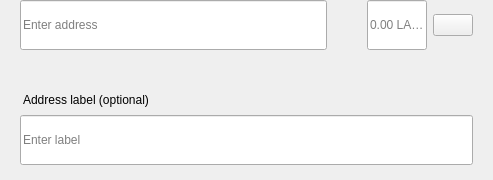
<?xml version="1.0" encoding="UTF-8"?>
<ui version="4.0">
 <class>SendMultiRow</class>
 <widget class="QWidget" name="SendMultiRow">
  <property name="geometry">
   <rect>
    <x>0</x>
    <y>0</y>
    <width>493</width>
    <height>180</height>
   </rect>
  </property>
  <property name="minimumSize">
   <size>
    <width>0</width>
    <height>0</height>
   </size>
  </property>
  <property name="maximumSize">
   <size>
    <width>16777215</width>
    <height>16777215</height>
   </size>
  </property>
  <property name="windowTitle">
   <string>Form</string>
  </property>
  <layout class="QVBoxLayout" name="verticalLayout_3">
   <property name="spacing">
    <number>0</number>
   </property>
   <property name="leftMargin">
    <number>0</number>
   </property>
   <property name="topMargin">
    <number>0</number>
   </property>
   <property name="rightMargin">
    <number>20</number>
   </property>
   <property name="bottomMargin">
    <number>5</number>
   </property>
   <item alignment="Qt::AlignTop">
    <widget class="QWidget" name="widget" native="true">
     <property name="sizePolicy">
      <sizepolicy hsizetype="Expanding" vsizetype="Maximum">
       <horstretch>0</horstretch>
       <verstretch>0</verstretch>
      </sizepolicy>
     </property>
     <property name="minimumSize">
      <size>
       <width>0</width>
       <height>60</height>
      </size>
     </property>
     <property name="maximumSize">
      <size>
       <width>16777215</width>
       <height>85</height>
      </size>
     </property>
     <layout class="QHBoxLayout" name="horizontalLayout" stretch="6,0,2">
      <property name="spacing">
       <number>0</number>
      </property>
      <property name="leftMargin">
       <number>8</number>
      </property>
      <property name="topMargin">
       <number>0</number>
      </property>
      <property name="rightMargin">
       <number>0</number>
      </property>
      <property name="bottomMargin">
       <number>0</number>
      </property>
      <item alignment="Qt::AlignTop">
       <widget class="QStackedWidget" name="stackedAddress">
        <property name="minimumSize">
         <size>
          <width>0</width>
          <height>50</height>
         </size>
        </property>
        <property name="maximumSize">
         <size>
          <width>16777215</width>
          <height>50</height>
         </size>
        </property>
        <widget class="QWidget" name="page_4">
         <property name="sizePolicy">
          <sizepolicy hsizetype="Expanding" vsizetype="Preferred">
           <horstretch>0</horstretch>
           <verstretch>0</verstretch>
          </sizepolicy>
         </property>
         <property name="minimumSize">
          <size>
           <width>0</width>
           <height>50</height>
          </size>
         </property>
         <property name="maximumSize">
          <size>
           <width>16777215</width>
           <height>55</height>
          </size>
         </property>
         <layout class="QVBoxLayout" name="verticalLayout_7">
          <property name="spacing">
           <number>0</number>
          </property>
          <property name="leftMargin">
           <number>12</number>
          </property>
          <property name="topMargin">
           <number>0</number>
          </property>
          <property name="rightMargin">
           <number>0</number>
          </property>
          <property name="bottomMargin">
           <number>0</number>
          </property>
          <item>
           <widget class="QLineEdit" name="lineEditAddress">
            <property name="minimumSize">
             <size>
              <width>0</width>
              <height>50</height>
             </size>
            </property>
            <property name="maximumSize">
             <size>
              <width>16777215</width>
              <height>50</height>
             </size>
            </property>
            <property name="placeholderText">
             <string>Enter address</string>
            </property>
           </widget>
          </item>
         </layout>
        </widget>
        <widget class="QWidget" name="page_3"/>
       </widget>
      </item>
      <item>
       <spacer name="horizontalSpacer_3">
        <property name="orientation">
         <enum>Qt::Horizontal</enum>
        </property>
        <property name="sizeType">
         <enum>QSizePolicy::Fixed</enum>
        </property>
        <property name="sizeHint" stdset="0">
         <size>
          <width>40</width>
          <height>20</height>
         </size>
        </property>
       </spacer>
      </item>
      <item>
       <layout class="QHBoxLayout" name="horizontalLayout_2">
        <property name="spacing">
         <number>6</number>
        </property>
        <item alignment="Qt::AlignTop">
         <widget class="QLineEdit" name="lineEditAmount">
          <property name="sizePolicy">
           <sizepolicy hsizetype="Expanding" vsizetype="Preferred">
            <horstretch>0</horstretch>
            <verstretch>0</verstretch>
           </sizepolicy>
          </property>
          <property name="minimumSize">
           <size>
            <width>0</width>
            <height>50</height>
           </size>
          </property>
          <property name="maximumSize">
           <size>
            <width>16777215</width>
            <height>50</height>
           </size>
          </property>
          <property name="maxLength">
           <number>17</number>
          </property>
          <property name="alignment">
           <set>Qt::AlignLeading|Qt::AlignLeft|Qt::AlignVCenter</set>
          </property>
          <property name="placeholderText">
           <string notr="true">0.00 LATS</string>
          </property>
         </widget>
        </item>
        <item>
         <layout class="QVBoxLayout" name="verticalLayout">
          <property name="topMargin">
           <number>14</number>
          </property>
          <property name="bottomMargin">
           <number>0</number>
          </property>
          <item alignment="Qt::AlignTop">
           <widget class="QPushButton" name="btnMenu">
            <property name="minimumSize">
             <size>
              <width>0</width>
              <height>0</height>
             </size>
            </property>
            <property name="maximumSize">
             <size>
              <width>16777215</width>
              <height>16777215</height>
             </size>
            </property>
            <property name="focusPolicy">
             <enum>Qt::NoFocus</enum>
            </property>
            <property name="text">
             <string/>
            </property>
           </widget>
          </item>
         </layout>
        </item>
       </layout>
      </item>
     </layout>
    </widget>
   </item>
   <item>
    <widget class="QWidget" name="layoutLabel" native="true">
     <property name="minimumSize">
      <size>
       <width>0</width>
       <height>0</height>
      </size>
     </property>
     <property name="maximumSize">
      <size>
       <width>16777215</width>
       <height>16777215</height>
      </size>
     </property>
     <layout class="QVBoxLayout" name="verticalLayout_9">
      <property name="spacing">
       <number>6</number>
      </property>
      <property name="leftMargin">
       <number>20</number>
      </property>
      <property name="topMargin">
       <number>0</number>
      </property>
      <property name="rightMargin">
       <number>0</number>
      </property>
      <property name="bottomMargin">
       <number>10</number>
      </property>
      <item>
       <spacer name="verticalSpacer">
        <property name="orientation">
         <enum>Qt::Vertical</enum>
        </property>
        <property name="sizeType">
         <enum>QSizePolicy::Fixed</enum>
        </property>
        <property name="sizeHint" stdset="0">
         <size>
          <width>20</width>
          <height>20</height>
         </size>
        </property>
       </spacer>
      </item>
      <item>
       <widget class="QLabel" name="labelSubtitleDescription">
        <property name="styleSheet">
         <string notr="true">margin-bottom:2px;
margin-left:0.05px;
padding:0px;</string>
        </property>
        <property name="text">
         <string>Address label (optional)</string>
        </property>
       </widget>
      </item>
      <item>
       <widget class="QLineEdit" name="lineEditDescription">
        <property name="minimumSize">
         <size>
          <width>0</width>
          <height>50</height>
         </size>
        </property>
        <property name="maximumSize">
         <size>
          <width>16777215</width>
          <height>50</height>
         </size>
        </property>
        <property name="placeholderText">
         <string>Enter label</string>
        </property>
       </widget>
      </item>
     </layout>
    </widget>
   </item>
  </layout>
 </widget>
 <resources/>
 <connections/>
</ui>
